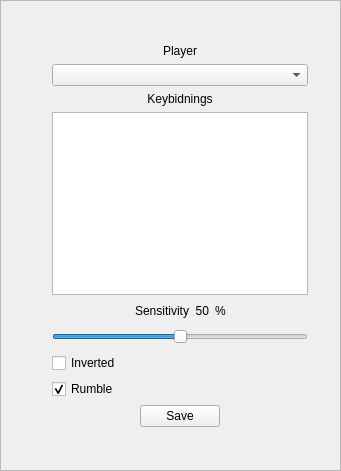
   <widget class="QFrame" name="frame_input">
    <property name="geometry">
     <rect>
      <x>2100</x>
      <y>50</y>
      <width>341</width>
      <height>471</height>
     </rect>
    </property>
    <property name="frameShape">
     <enum>QFrame::StyledPanel</enum>
    </property>
    <property name="frameShadow">
     <enum>QFrame::Raised</enum>
    </property>
    <layout class="QHBoxLayout" name="horizontalLayout_7">
     <item>
      <spacer name="horizontalSpacer_9">
       <property name="orientation">
        <enum>Qt::Horizontal</enum>
       </property>
       <property name="sizeHint" stdset="0">
        <size>
         <width>40</width>
         <height>20</height>
        </size>
       </property>
      </spacer>
     </item>
     <item>
      <layout class="QVBoxLayout" name="verticalLayout_6">
       <item>
        <spacer name="verticalSpacer_17">
         <property name="orientation">
          <enum>Qt::Vertical</enum>
         </property>
         <property name="sizeHint" stdset="0">
          <size>
           <width>20</width>
           <height>40</height>
          </size>
         </property>
        </spacer>
       </item>
       <item>
        <widget class="QLabel" name="label_16">
         <property name="text">
          <string>Player</string>
         </property>
         <property name="alignment">
          <set>Qt::AlignCenter</set>
         </property>
        </widget>
       </item>
       <item>
        <widget class="QComboBox" name="comboBox_input"/>
       </item>
       <item>
        <widget class="QLabel" name="label_10">
         <property name="text">
          <string>Keybidnings</string>
         </property>
         <property name="alignment">
          <set>Qt::AlignCenter</set>
         </property>
        </widget>
       </item>
       <item>
        <widget class="QTableView" name="tableView_input">
         <property name="showDropIndicator" stdset="0">
          <bool>false</bool>
         </property>
         <property name="alternatingRowColors">
          <bool>true</bool>
         </property>
         <property name="showGrid">
          <bool>false</bool>
         </property>
         <property name="gridStyle">
          <enum>Qt::NoPen</enum>
         </property>
         <property name="sortingEnabled">
          <bool>false</bool>
         </property>
         <attribute name="horizontalHeaderDefaultSectionSize">
          <number>200</number>
         </attribute>
         <attribute name="verticalHeaderVisible">
          <bool>false</bool>
         </attribute>
        </widget>
       </item>
       <item>
        <layout class="QVBoxLayout" name="verticalLayout_16">
         <item>
          <layout class="QHBoxLayout" name="horizontalLayout_16">
           <item>
            <spacer name="horizontalSpacer_38">
             <property name="orientation">
              <enum>Qt::Horizontal</enum>
             </property>
             <property name="sizeHint" stdset="0">
              <size>
               <width>40</width>
               <height>20</height>
              </size>
             </property>
            </spacer>
           </item>
           <item>
            <widget class="QLabel" name="label_44">
             <property name="text">
              <string>Sensitivity</string>
             </property>
             <property name="alignment">
              <set>Qt::AlignRight|Qt::AlignTrailing|Qt::AlignVCenter</set>
             </property>
            </widget>
           </item>
           <item>
            <widget class="QLabel" name="label_45">
             <property name="maximumSize">
              <size>
               <width>40</width>
               <height>16777215</height>
              </size>
             </property>
             <property name="text">
              <string>50</string>
             </property>
             <property name="alignment">
              <set>Qt::AlignRight|Qt::AlignTrailing|Qt::AlignVCenter</set>
             </property>
            </widget>
           </item>
           <item>
            <widget class="QLabel" name="label_46">
             <property name="text">
              <string>%</string>
             </property>
             <property name="alignment">
              <set>Qt::AlignLeading|Qt::AlignLeft|Qt::AlignVCenter</set>
             </property>
            </widget>
           </item>
           <item>
            <spacer name="horizontalSpacer_39">
             <property name="orientation">
              <enum>Qt::Horizontal</enum>
             </property>
             <property name="sizeHint" stdset="0">
              <size>
               <width>40</width>
               <height>20</height>
              </size>
             </property>
            </spacer>
           </item>
          </layout>
         </item>
         <item>
          <widget class="QSlider" name="horizontalSlider_input">
           <property name="minimumSize">
            <size>
             <width>0</width>
             <height>20</height>
            </size>
           </property>
           <property name="maximum">
            <number>100</number>
           </property>
           <property name="pageStep">
            <number>1</number>
           </property>
           <property name="value">
            <number>50</number>
           </property>
           <property name="orientation">
            <enum>Qt::Horizontal</enum>
           </property>
          </widget>
         </item>
        </layout>
       </item>
       <item>
        <widget class="QCheckBox" name="checkBox_3">
         <property name="text">
          <string>Inverted</string>
         </property>
        </widget>
       </item>
       <item>
        <widget class="QCheckBox" name="checkBox_4">
         <property name="text">
          <string>Rumble</string>
         </property>
         <property name="checked">
          <bool>true</bool>
         </property>
        </widget>
       </item>
       <item>
        <layout class="QHBoxLayout" name="horizontalLayout_17">
         <item>
          <spacer name="horizontalSpacer_40">
           <property name="orientation">
            <enum>Qt::Horizontal</enum>
           </property>
           <property name="sizeHint" stdset="0">
            <size>
             <width>40</width>
             <height>20</height>
            </size>
           </property>
          </spacer>
         </item>
         <item>
          <widget class="QPushButton" name="pushButton_startgame_2">
           <property name="styleSheet">
            <string notr="true"/>
           </property>
           <property name="text">
            <string>Save</string>
           </property>
           <property name="iconSize">
            <size>
             <width>16</width>
             <height>16</height>
            </size>
           </property>
          </widget>
         </item>
         <item>
          <spacer name="horizontalSpacer_41">
           <property name="orientation">
            <enum>Qt::Horizontal</enum>
           </property>
           <property name="sizeHint" stdset="0">
            <size>
             <width>40</width>
             <height>20</height>
            </size>
           </property>
          </spacer>
         </item>
        </layout>
       </item>
       <item>
        <spacer name="verticalSpacer_4">
         <property name="orientation">
          <enum>Qt::Vertical</enum>
         </property>
         <property name="sizeHint" stdset="0">
          <size>
           <width>20</width>
           <height>40</height>
          </size>
         </property>
        </spacer>
       </item>
      </layout>
     </item>
     <item>
      <spacer name="horizontalSpacer_10">
       <property name="orientation">
        <enum>Qt::Horizontal</enum>
       </property>
       <property name="sizeHint" stdset="0">
        <size>
         <width>14</width>
         <height>20</height>
        </size>
       </property>
      </spacer>
     </item>
    </layout>
   </widget>
